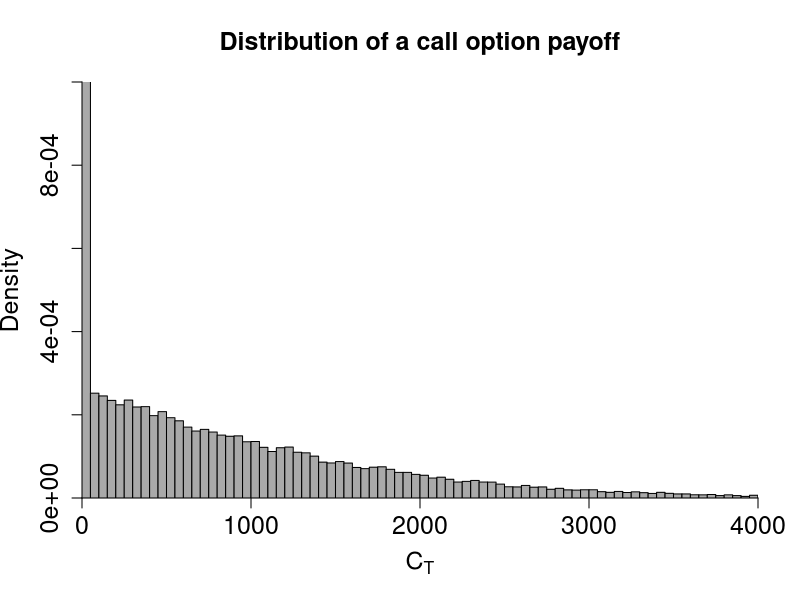
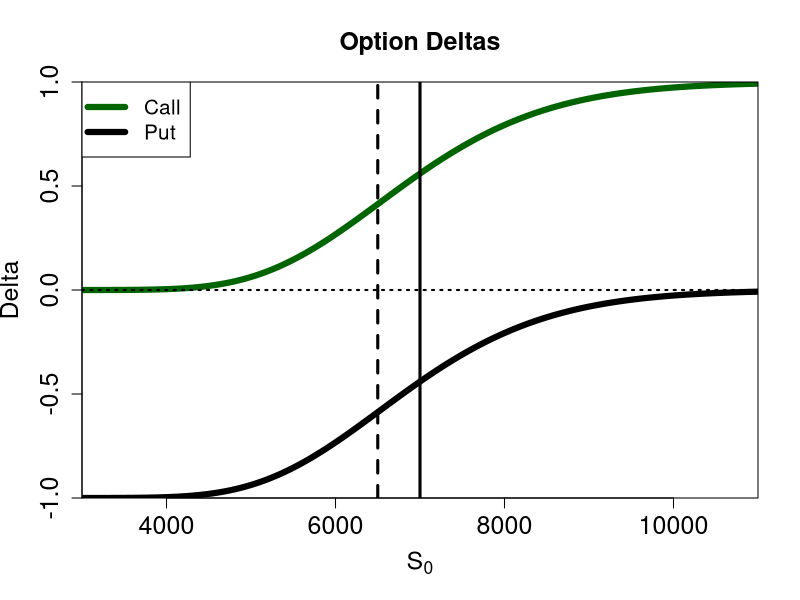
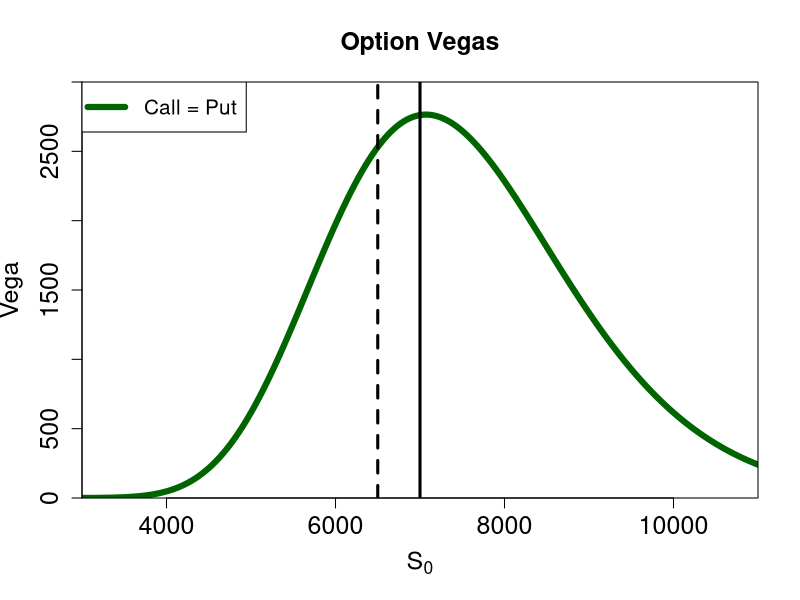
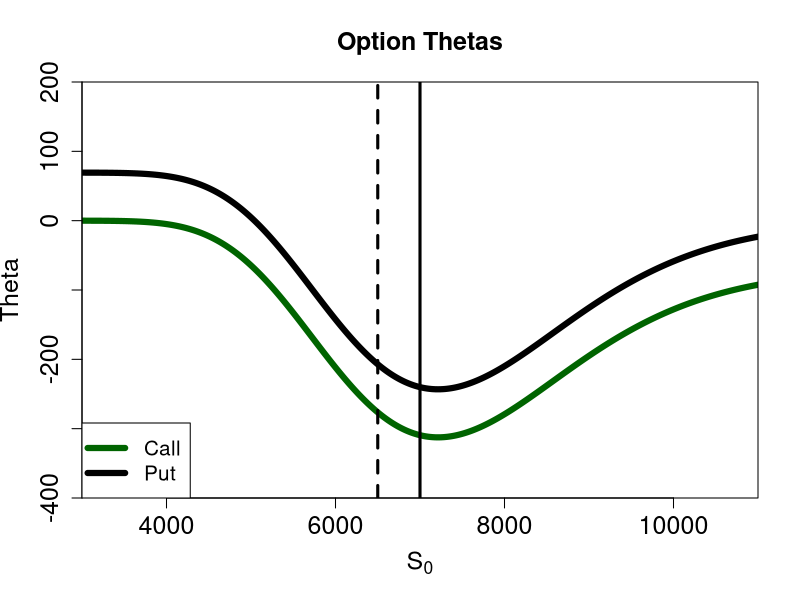

Source code (R) for these figures, in order:

################################
# Simulated Option Prices (GBM)
################################

# Black-Scholes input 
#------------------------------
S0 <- 6500                    # Current stock price (here: S&P500 index)
T <- 1                        # Time period (e.g. one year) and maturity of the option
s <-   365                    # Time steps per year (e.g. 365 days)
dt <- rep(1/s,T*s)            # Vector of constant time steps
t <- c(0,cumsum(dt))          # Time line including start date (t=0)
paths <- 100000               # Number of simulated paths
r <- 0.01                     # Risk-free rate (r is now also the GBM drift!)
X <- 7000                     # Strike price
sigma <- 0.2                  # Return volatility 
#------------------------------

# Simulate stock prices at maturity
#-------------------------------------------
# set.seed(13)
# Simulate Wiener process levels at maturity
WT <- sqrt(T)*rnorm(paths, mean = 0, sd = 1)             
# Simulate stock prices at maturity
ST <- S0*exp((r-sigma^2/2)*T + sigma*WT)
#-------------------------------------------

# Turn simulated stock prices into option payoffs
#-------------------------------------------
CT <- rep(NA, length(ST)) # Call option 
    for(i in 1:length(ST)){CT[i] <- max(ST[i] - X, 0)}
PT <- rep(NA, length(ST)) # Put option 
    for(i in 1:length(ST)){PT[i] <- max(X - ST[i], 0)}
#-------------------------------------------

# Plot call option payoffs
#-------------------------------------------
# png(file="CallOptionPayoffs.png",width=1000, height=1000, res = 200)
hist(CT, breaks = 200, col = "darkgrey", xaxs = "i", yaxs = "i", 
     main = "Distribution of a call option payoff", freq = FALSE,
     cex.axis = 1.5, cex.lab = 1.5, cex.main = 1.5,  
     xlim = c(0,4000), ylim = c(0,0.001),
     xlab =   expression(paste(plain(C[T]))))
# dev.off()
#-------------------------------------------

# Simulated option prices
#------------------------------
C0 <- mean(CT)*exp(-r*T)
P0 <- mean(PT)*exp(-r*T)
C0
P0
#------------------------------



###############################
# Black-Scholes Option Prices
##############################

# Black-Scholes option prices
#------------------------------
d1 <- (log(S0/X)+(r+sigma^2/2)*T) / (sigma*sqrt(T))
d2 <- d1 - sigma*sqrt(T)

C0 <- S0*pnorm(d1) - X*exp(-r*T)*pnorm(d2)
P0 <- X*exp(-r*T)*pnorm(-d2) - S0*pnorm(-d1) 

C0
P0
#------------------------------

# Put-Call Parity
#------------------------------
B0 = X*exp(-r*T)
P0 - C0 
B0 - S0
#------------------------------



###############################
# Black-Scholes Greeks
##############################

# Vary initial stock price S0
#------------------------------
S0x <- seq(0,12000,1) 

# Compute d1, d2 and option prices that correspond to the various S0
d1 <- (log(S0x/X)+(r+sigma^2/2)*T) / (sigma*sqrt(T))
d2 <- d1 - sigma*sqrt(T)
C0 <- S0x*pnorm(d1) - X*exp(-r*T)*pnorm(d2)
P0 <- X*exp(-r*T)*pnorm(-d2) - S0x*pnorm(-d1) 

# Compute the option deltas
DeltaC <- pnorm(d1)
DeltaP <- pnorm(d1)-1

# Compute the option vegas
Vega <- S0x*dnorm(d1)*sqrt(T)

# Compute the option thetas
ThetaC <- -(S0x*dnorm(d1)*sigma)/(2*sqrt(T)) - r*X*exp(-r*T)*pnorm(d2)
ThetaP <- -(S0x*dnorm(d1)*sigma)/(2*sqrt(T)) + r*X*exp(-r*T)*pnorm(-d2)

#------------------------------



###############################
# Graphical illustrations
##############################

# Plot the deltas for different S0
#--------------------------------------------------------------------
# png(file="OptionDeltas.png",width=1000, height=1000, res = 200)
plot(S0x, DeltaC, type = "l",col = "darkgreen", lwd = 6, 
     xlab = expression(paste(plain(S[0]))), ylab = "Delta",
     cex.axis = 1.5, cex.lab = 1.5, cex.main = 1.5, main = "Option Deltas",
     xaxs = "i", yaxs = "i", xlim = c(3000,11000), ylim = c(-1,1))
lines(S0x, DeltaP, lwd = 6, type = "l", col = "black")
abline(h = 0, lwd = 2, lty = "dotted")
abline(v=X, lwd = 3, lty = "solid")
abline(v=S0, lwd = 3, lty = "dashed")
legend("topleft",c("Call", "Put"), pch=c(NA,NA), 
       lty = c(1,1), lwd = 6, col = c("darkgreen", "black"),
       bty = TRUE, bg=FALSE, cex=1.25, box.col=TRUE, horiz=FALSE)
# dev.off()
#--------------------------------------------------------------------

# png(file="OptionVegas.png",width=1000, height=1000, res = 200)
#--------------------------------------------------------------------
plot(S0x, Vega, type = "l",col = "darkgreen", lwd = 6, 
     xlab = expression(paste(plain(S[0]))), ylab = "Vega",
     cex.axis = 1.5, cex.lab = 1.5, cex.main = 1.5, main = "Option Vegas",
     xaxs = "i", yaxs = "i", xlim = c(3000,11000),  ylim = c(0,3000))
abline(v=X, lwd = 3, lty = "solid")
abline(v=S0, lwd = 3, lty = "dashed")
legend("topleft",c("Call = Put"), pch=c(NA,NA), 
       lty = c(1,1), lwd = 6, col = c("darkgreen"),
       bty = TRUE, bg=FALSE, cex=1.25, box.col=TRUE, horiz=FALSE)
# dev.off()
#--------------------------------------------------------------------

# png(file="OptionThetas.png",width=1000, height=1000, res = 200)
#--------------------------------------------------------------------
plot(S0x, ThetaC, type = "l",col = "darkgreen", lwd = 6, 
     xlab = expression(paste(plain(S[0]))), ylab = "Theta",
     cex.axis = 1.5, cex.lab = 1.5, cex.main = 1.5, main = "Option Thetas",
     xaxs = "i", yaxs = "i", xlim = c(3000,11000),  ylim = c(-400,200))
abline(v=X, lwd = 3, lty = "solid")
abline(v=S0, lwd = 3, lty = "dashed")
lines(S0x, ThetaP, lwd = 6, type = "l", col = "black")
legend("bottomleft",c("Call", "Put"), pch=c(NA,NA), 
       lty = c(1,1), lwd = 6, col = c("darkgreen", "black"),
       bty = TRUE, bg=FALSE, cex=1.25, box.col=TRUE, horiz=FALSE)
# dev.off()
#--------------------------------------------------------------------
